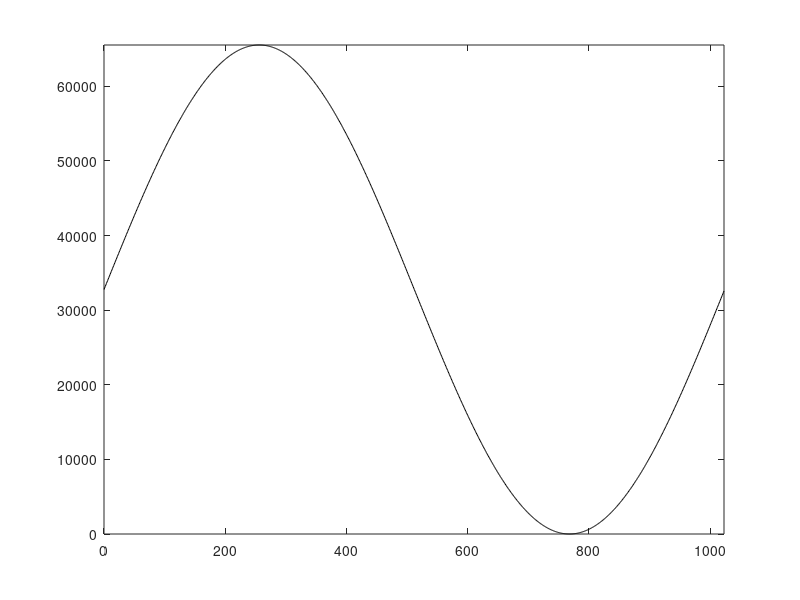

Source code (MATLAB):
clc;
clear all;
close all;
coe_file =fopen('sin_rom.coe','wt');

%输入0-2pi范围1024点的sin计算值，结果放大65536倍数
PARA_IIM = 2*pi;
PARA_NUM = 1024;
PARA_ZOOM = 65536;


%coe 文件头
fprintf(coe_file,'memory_initialization_radix=10;\n');
fprintf(coe_file,'memory_initialization_vector=\n');

%coe 数据

for i= 0:1:(PARA_NUM-1)
    a = (sin(PARA_IIM*i/PARA_NUM))*PARA_ZOOM/2+PARA_ZOOM/2;
    if a<0
        a=0;
    elseif a>65535
        a=65535;
    end
    
    if i== PARA_NUM -1
        fprintf(coe_file,'%.0f;\n',a);
    else
        fprintf(coe_file,'%.0f,\n',a);
    end
end

x1 = 0:1:(PARA_NUM -1);
y1 = (sin(PARA_IIM*x1/PARA_NUM)) *PARA_ZOOM/2+PARA_ZOOM/2;

plot(x1,y1,'k-');
axis([0,1023,0,65536]);
        
